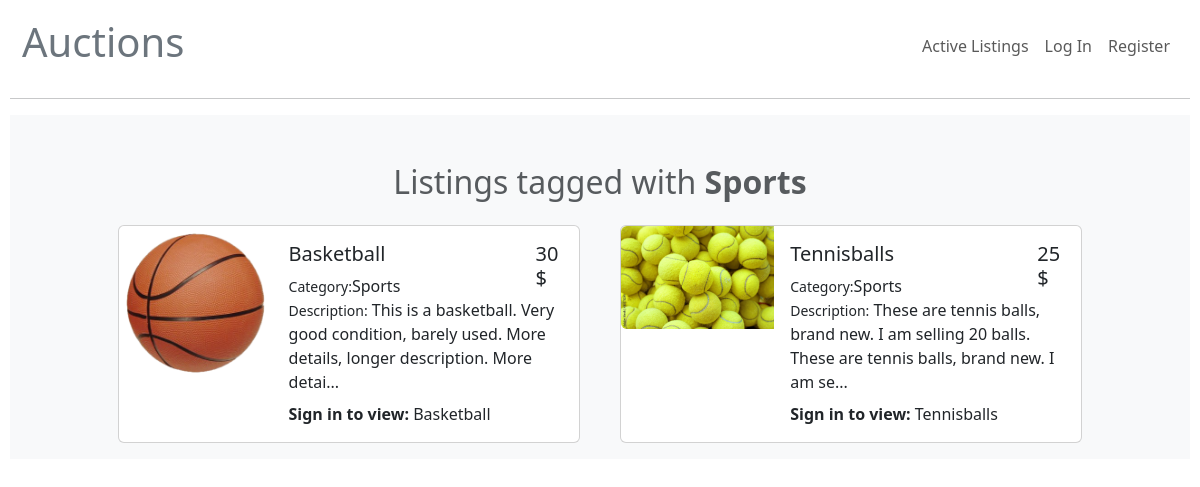
Page /listings/Sports on the committed database.
### auctions/models.py (models this page shows, shortened)
class Listing(models.Model):
    user = models.ForeignKey(User, on_delete=models.CASCADE, related_name="user")
    title = models.CharField(max_length=100)
    description = models.TextField()
    description_small = models.TextField(blank=True, null=True)
    starting_bid = models.IntegerField()
    category = models.CharField(max_length=100, blank=True, null=True)
    current_bid = models.ForeignKey(Bid, models.SET_DEFAULT, default=None, null=True, blank=True)
    active = models.BooleanField(default=True)
    winner = models.ForeignKey(User, on_delete=models.CASCADE, default=None, null=True, related_name="winner", blank=True)
    image = models.ImageField(upload_to="uploads", null=True, blank=True)

### auctions/views.py (the view)
# urls.py: path("listings/<str:category>", views.category_listings_view, name="listings_in_category"),
def category_listings_view(request, category):
    listings = Listing.objects.filter(category=category)
    return render(request, "auctions/listings_in_category.html", {"listings": listings, "category": category})

### auctions/templates/auctions/listings_in_category.html
{% extends "auctions/layout.html" %}s
{% load static %}
{% block body %}
<div class="bg-light pt-5">
    <div class="text-center">
        <h2 class="text-muted">Listings tagged with <strong>{{ category }}</strong></h2>
    </div>
    <div class="row my-3 justify-content-center">
        {% for listing in listings %}
        <div class="col-8 col-lg-5 col-xl-5">
            <div class="my-2 mx-2">
                <div class="card mb-3">
                    <div class="row g-0">
                        {% if listing.image %}
                        <div class="col-md-4">
                            <img src="{{ listing.image.url }}" class="img-fluid rounded-start" alt="Uploaded Image">
                        </div>
                        {% else %}
                        <div class="col-md-4">
                            <img src="{% static 'auctions/no-image-available.jpg' %}" class="img-fluid rounded-start" alt="Uploaded Image">
                        </div>
                        {% endif %}
                        <div class="col-md-8">
                            <div class="card-body">
                                <h5 class="card-title">
                                    <div style="display: inline-block; width: 90%;">{{ listing.title }}</div>
                                    {% if not listing.current_bid %}
                                        <div style="float: right; width: 10%;">{{ listing.starting_bid }}$</div>
                                    {% else %}
                                        <div style="float: right; width: 10%;">{{ listing.current_bid }}$</div>
                                    {% endif %}
                                </h5>
                                <div class="card-text"><small>Category:</small>{{ listing.category }}</div>
                                <div class="card-text mb-2"><small>Description:</small> {{ listing.description_small }}</div>
                                {% if user.is_authenticated %}
                                    <div><a href="{% url 'listing' listing.id %}" class="btn btn-outline-dark btn-sm">View details</a></div>
                                {% else %}
                                    <div><strong>Sign in to view: </strong> {{ listing.title }}</div>
                                {% endif %}
                            </div>
                        </div>
                    </div>
                </div>
            </div>
        </div>
        {% endfor %}
    </div>
</div>
{% endblock %}

### auctions/static/auctions/styles.css (style rules this page uses)
body { padding: 10px; height: 100vh; }

### rows in the picture
Listing: image (picture), title "Basketball", starting_bid "30", category "Sports", description_small "This is a basketball. Very good condition, barely used. More details, longer description. More detai..."
Listing: image (picture), title "Tennisballs", starting_bid "25", category "Sports", description_small "These are tennis balls, brand new. I am selling 20 balls. These are tennis balls, brand new. I am se..."

### other values in the picture
{{ category }} "Sports"
